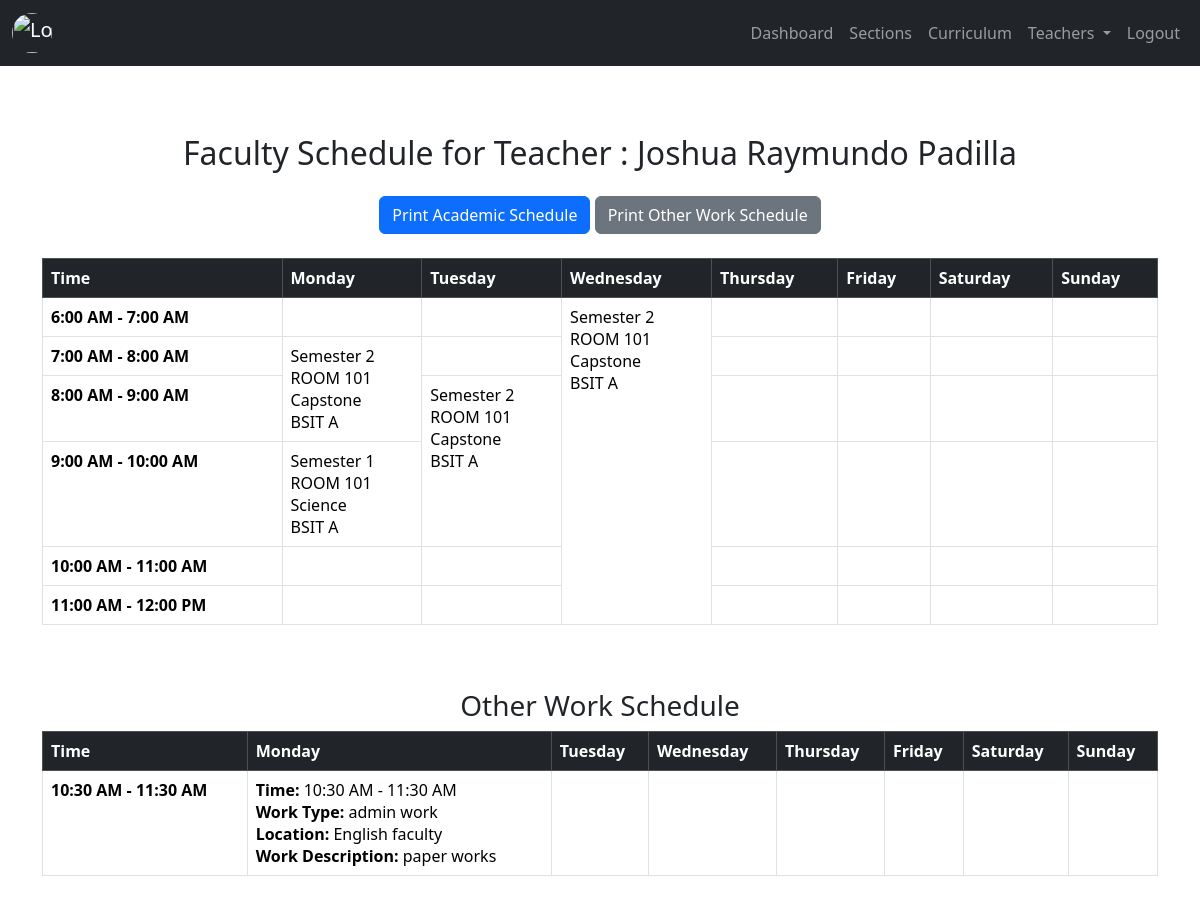
/admin/view_schedule.php?teacher_id=1 (signed in), run on the app's committed database.
### tables this page shows
CREATE TABLE `tblfacultymember` (
  `teacher_id` int(11) NOT NULL,
  `ID_code` varchar(60) NOT NULL,
  `fname` varchar(60) NOT NULL,
  `mname` varchar(60) NOT NULL,
  `lname` varchar(60) NOT NULL,
  `designation` varchar(60) NOT NULL,
  `totalweekly_hrs` varchar(60) DEFAULT NULL,
  `Password` varchar(60) DEFAULT NULL,
  `teacher_status` int(11) NOT NULL DEFAULT 1 COMMENT '0=archive,1=active'
);

CREATE TABLE `tblworkschedule` (
  `ws_id` int(11) NOT NULL,
  `ws_schedule_id` int(11) NOT NULL,
  `ws_sectionId` int(11) NOT NULL,
  `ws_roomCode` varchar(60) NOT NULL,
  `ws_CurriculumID` int(11) NOT NULL,
  `ws_subtStartTimeAssign` time NOT NULL,
  `ws_subtEndTimeAssign` time NOT NULL,
  `ws_typeOfWork` varchar(60) NOT NULL,
  `ws_ol_request_status` varchar(60) DEFAULT NULL,
  `ws_sem` int(11) DEFAULT NULL,
  `ws_status` varchar(60) NOT NULL DEFAULT 'regular_work'
);

CREATE TABLE `tblcurriculum` (
  `subject_id` int(11) NOT NULL,
  `subject_code` varchar(60) NOT NULL,
  `subject_name` varchar(60) NOT NULL,
  `lab_num` int(11) NOT NULL,
  `lec_num` int(11) NOT NULL,
  `hours` int(11) NOT NULL,
  `semester` int(11) NOT NULL,
  `designated_year_level` int(11) NOT NULL,
  `subject_status` int(11) NOT NULL DEFAULT 1 COMMENT '0=archive,1=exist'
);

CREATE TABLE `tblotherworkschedule` (
  `ows_id` int(11) NOT NULL,
  `ows_schedule_id` int(11) NOT NULL,
  `ows_location` text NOT NULL,
  `ows_work_description` text NOT NULL,
  `ows_subtStartTimeAssign` time NOT NULL,
  `ows_subtEndTimeAssign` time NOT NULL,
  `ows_typeOfWork` varchar(60) NOT NULL
);

### admin/backend/db.php (called while the page is built, shortened)
<?php
class db_connect
{
    public $host = db_host;
    public $user = db_user;
    public $pass = db_pass;
    public $name = db_name;
    public function connect()
    {
        try {
            $this->conn = new mysqli($this->host, $this->user, $this->pass, $this->name);
        } catch (\Throwable $th) {
            header("Location:setup.php");
        }
    }
}

### admin/backend/class.php (called while the page is built, shortened)
<?php
include ('db.php');
class global_class extends db_connect
{
    public function getTeacherInfo($teacher_id){
        $query = "
            SELECT *
            FROM tblfacultymember as teacher
            WHERE teacher.teacher_id  = '$teacher_id'
        ";
        $result = $this->conn->query($query);
        if ($result) {
            if ($result->num_rows > 0) {
                $schedules = $result->fetch_all(MYSQLI_ASSOC);
                return $schedules;
            } else {
                $result->free();
                return [];
            }
        } else {
            return false;
        }
    }
    public function view_OtherSchedule($teacher_id){
        $conn = $this->conn;
        $sql_time = "
            SELECT
                MIN(tws.ows_subtStartTimeAssign) AS min_start_time,
                MAX(tws.ows_subtEndTimeAssign) AS max_end_time
            FROM tblotherworkschedule tws
            JOIN tblschedule ts ON ts.sched_id = tws.ows_schedule_id
            WHERE ts.sched_teacher_id = $teacher_id
        ";
        $result_time = $conn->query($sql_time);
        if ($result_time && $result_time->num_rows > 0) {
            $row_time = $result_time->fetch_assoc();
            $min_start_time = strtotime($row_time['min_start_time']);
            $max_end_time = strtotime($row_time['max_end_time']);
        } else {
            die("No schedule found for the specified teacher.");
        }
        $time_slots = [];
        $current_time = $min_start_time;
        while ($current_time < $max_end_time) {
            $start_time = date("g:i A", $current_time);
            $end_time = date("g:i A", $current_time + 3600);
            $time_slots[] = ['start' => $current_time, 'label' => "$start_time - $end_time"];
            $current_time += 3600;
        }
        $sql_schedule = "
        SELECT
            ts.sched_day,
            tws.ows_subtStartTimeAssign,
            tws.ows_subtEndTimeAssign,
            tws.ows_typeOfWork,
            tws.ows_location AS room,
            tws.ows_work_description  -- Include the work description here
        FROM tblschedule ts
        JOIN tblotherworkschedule tws ON ts.sched_id = tws.ows_schedule_id
        WHERE ts.sched_teacher_id = $teacher_id
        ORDER BY
            FIELD(ts.sched_day, 'monday', 'tuesday', 'wednesday', 'thursday', 'friday', 'saturday', 'sunday'),
            tws.ows_subtStartTimeAssign
        ";
        $result_schedule = $conn->query($sql_schedule);
        $schedule = [];
        while ($row_schedule = $result_schedule->fetch_assoc()) {
            $day = ucfirst($row_schedule['sched_day']);
            $start_time = strtotime($row_schedule['ows_subtStartTimeAssign']);
            $end_time = strtotime($row_schedule['ows_subtEndTimeAssign']);
            $formatted_start_time = date('g:i A', $start_time);
            $formatted_end_time = date('g:i A', $end_time);
            $schedule[$day][] = [
                'start_time' => $start_time,
                'end_time' => $end_time,
                'work' => $row_schedule['ows_typeOfWork'],
                'room' => $row_schedule['room'],
                'work_description' => $row_schedule['ows_work_description'],
                'formatted_start_time' => $formatted_start_time,
                'formatted_end_time' => $formatted_end_time
            ];
        }
        return [
            'schedule' => $schedule,
            'time_slots' => $time_slots
        ];
    }
    public function view_AcademicSchedule($teacher_id)
    {
    $conn = $this->conn;
    $sql_time = "
        SELECT
            MIN(tws.ws_subtStartTimeAssign) AS min_start_time,
            MAX(tws.ws_subtEndTimeAssign) AS max_end_time
        FROM tblworkschedule tws
        JOIN tblschedule ts ON ts.sched_id = tws.ws_schedule_id
        WHERE ts.sched_teacher_id = $teacher_id
        AND (ws_ol_request_status IS NULL OR ws_ol_request_status = 'accept')
    ";
    $result_time = $conn->query($sql_time);
    if ($result_time && $result_time->num_rows > 0) {
        $row_time = $result_time->fetch_assoc();
        $min_start_time = strtotime($row_time['min_start_time']);
        $max_end_time = strtotime($row_time['max_end_time']);
    } else {
        die("No schedule found for the specified teacher.");
    }
    $time_slots = [];
    $current_time = $min_start_time;
    while ($current_time < $max_end_time) {
        $start_time = date("g:i A", $current_time);
        $end_time = date("g:i A", $current_time + 3600);
        $time_slots[] = ['start' => $current_time, 'label' => "$start_time - $end_time"];
        $current_time += 3600;
    }
    $sql_schedule = "
        SELECT
            ts.sched_day,
            tws.ws_subtStartTimeAssign,
            tws.ws_subtEndTimeAssign,
            tws.ws_typeOfWork,
            tws.ws_roomCode,
            tc.subject_name,
            tc.semester,
            CONCAT(tsc.course, ' ', tsc.section) AS section
        FROM tblschedule ts
        JOIN tblworkschedule tws ON ts.sched_id = tws.ws_schedule_id
        JOIN tblcurriculum tc ON tc.subject_id = tws.ws_CurriculumID
        JOIN tblsection tsc ON tsc.sectionId = tws.ws_sectionId
        WHERE ts.sched_teacher_id = $teacher_id
        ORDER BY
            FIELD(ts.sched_day, 'monday', 'tuesday', 'wednesday', 'thursday', 'friday', 'saturday', 'sunday'),
            tws.ws_subtStartTimeAssign
    ";
    $result_schedule = $conn->query($sql_schedule);
    $schedule = [];
    while ($row_schedule = $result_schedule->fetch_assoc()) {
        $day = ucfirst($row_schedule['sched_day']);
        $start_time = strtotime($row_schedule['ws_subtStartTimeAssign']);
        $end_time = strtotime($row_schedule['ws_subtEndTimeAssign']);
        $schedule[$day][] = [
            'start_time' => $start_time,
            'end_time' => $end_time,
            'work' => $row_schedule['ws_typeOfWork'],
            'room' => $row_schedule['ws_roomCode'],
            'subject_name' => $row_schedule['subject_name'],
            'section' => $row_schedule['section'],
            'semester' => $row_schedule['semester']
        ];
    }
    return [
        'schedule' => $schedule,
        'time_slots' => $time_slots
    ];
}
}

### admin/view_schedule.php (the view, shortened to what this page needs)
<?php
include "components/header.php";
$teacher_id = $_GET['teacher_id'];
$view_AcademicSchedule = $db->view_AcademicSchedule($teacher_id);
$view_OtherSchedule = $db->view_OtherSchedule($teacher_id);
$teacher = $db->getTeacherInfo($teacher_id);
$teacherName = ucfirst($teacher[0]['fname']) . ' ' . $teacher[0]['mname'] . ' ' . $teacher[0]['lname'];
?>
<div class="container mt-5">
    <h2 class="text-center mb-4">Faculty Schedule for Teacher : <?= $teacherName; ?></h2>
    <div class="text-center mb-4">
        <button onclick="printAcademicSchedule()" class="btn btn-primary">Print Academic Schedule</button>
        <button onclick="printOtherSchedule()" class="btn btn-secondary">Print Other Work Schedule</button>
    </div>
    <div class="table-responsive">
        <table class="table table-bordered" id="academicScheduleTable">
            <thead class="table-dark">
                <tr>
                    <th>Time</th>
                    <th>Monday</th>
                    <th>Tuesday</th>
                    <th>Wednesday</th>
                    <th>Thursday</th>
                    <th>Friday</th>
                    <th>Saturday</th>
                    <th>Sunday</th>
                </tr>
            </thead>
            <tbody>
                <?php
                $day_trackers = array_fill_keys(['Monday', 'Tuesday', 'Wednesday', 'Thursday', 'Friday', 'Saturday', 'Sunday'], 0);
                $academic_schedule = $view_AcademicSchedule['schedule'];
                $time_slots = $view_AcademicSchedule['time_slots'];
                foreach ($time_slots as $slot_index => $slot): ?>
                    <tr>
                        <td class="fw-bold"><?= $slot['label'] ?></td>
                        <?php foreach (array_keys($day_trackers) as $day): ?>
                            <?php
                            if ($day_trackers[$day] > 0) {
                                $day_trackers[$day]--;
                                continue;
                            }
                            $merged = false;
                            foreach ($academic_schedule[$day] ?? [] as $key => $entry) {
                                $entry_start = $entry['start_time'];
                                $entry_end = $entry['end_time'];
                                if ($entry_start >= $slot['start'] && $entry_start < $slot['start'] + 3600) {
                                    $rowspan = ceil(($entry_end - $entry_start) / 3600);
                                    echo "<td rowspan='$rowspan'>";
                                    echo "<div>Semester {$entry['semester']}</div>";
                                    echo "<div>{$entry['room']}</div>";
                                    echo "<div>{$entry['subject_name']}</div>";
                                    echo "<div>{$entry['section']}</div>";
                                    echo "</td>";
                                    $day_trackers[$day] = $rowspan - 1;
                                    unset($academic_schedule[$day][$key]);
                                    $merged = true;
                                    break;
                                }
                            }
                            if (!$merged) {
                                echo "<td></td>";
                            }
                            ?>
                        <?php endforeach; ?>
                    </tr>
                <?php endforeach; ?>
            </tbody>
        </table>
    </div>
    <h3 class="text-center mt-5">Other Work Schedule</h3>
    <div class="table-responsive">
    <table class="table table-bordered" id="otherWorkScheduleTable">
        <thead class="table-dark">
            <tr>
                <th>Time</th>
                <th>Monday</th>
                <th>Tuesday</th>
                <th>Wednesday</th>
                <th>Thursday</th>
                <th>Friday</th>
                <th>Saturday</th>
                <th>Sunday</th>
            </tr>
        </thead>
        <tbody>
            <?php
            $day_trackers = array_fill_keys(['Monday', 'Tuesday', 'Wednesday', 'Thursday', 'Friday', 'Saturday', 'Sunday'], 0);
            $other_schedule = $view_OtherSchedule['schedule'];
            $time_slots = $view_OtherSchedule['time_slots'];
            foreach ($time_slots as $slot_index => $slot): ?>
                <tr>
                    <td class="fw-bold"><?= $slot['label']; ?></td>
                    <?php foreach (array_keys($day_trackers) as $day): ?>
                        <?php
                        $merged = false;
                        $content = '';
                        $rowspan = 1;
                        foreach ($other_schedule[$day] ?? [] as $key => $entry) {
                            $entry_start = isset($entry['start_time']) ? $entry['start_time'] : null;
                            $entry_end = isset($entry['end_time']) ? $entry['end_time'] : null;
                            if ($entry_start !== null && $entry_end !== null && $entry_start >= $slot['start'] && $entry_start < $slot['start'] + 3600) {
                                $start_time = date('g:i A', $entry_start);
                                $end_time = date('g:i A', $entry_end);
                                $rowspan = ceil(($entry_end - $entry_start) / 3600);
                                $content = "<div><strong>Time:</strong> $start_time - $end_time</div>
                                            <div><strong>Work Type:</strong> {$entry['work']}</div>
                                            <div><strong>Location:</strong> {$entry['room']}</div>
                                            <div><strong>Work Description:</strong> {$entry['work_description']}</div>";
                                unset($other_schedule[$day][$key]);
                                $merged = true;
                                break;
                            }
                        }
                        if ($merged) {
                            echo "<td rowspan='$rowspan'>$content</td>";
                            $day_trackers[$day] = $rowspan - 1;
                        } else {
                            echo "<td></td>";
                        }
                        ?>
                    <?php endforeach; ?>
                </tr>
            <?php endforeach; ?>
        </tbody>
    </table>
</div>
</div>
<?php
include "components/footer.php";
?>

### data on the page
tblfacultymember: teacherName "Joshua Raymundo Padilla"
tblworkschedule: ws_CurriculumID.semester "1", ws_roomCode "ROOM 101", ws_CurriculumID.subject_name "Science", section "BSIT A"
tblotherworkschedule: ows_typeOfWork "admin work", ows_location "English faculty", ows_work_description "paper works"

### other printed values
$slot['label'] "6:00 AM - 7:00 AM"
$entry['semester'] "2"
$entry['room'] "ROOM 101"
$entry['subject_name'] "Capstone"
$entry['section'] "BSIT A"
$slot['label'] "7:00 AM - 8:00 AM"
$slot['label'] "8:00 AM - 9:00 AM"
$slot['label'] "9:00 AM - 10:00 AM"
$slot['label'] "10:00 AM - 11:00 AM"
$slot['label'] "11:00 AM - 12:00 PM"
$slot['label'] "10:30 AM - 11:30 AM"
$start_time "10:30 AM"
$end_time "11:30 AM"
